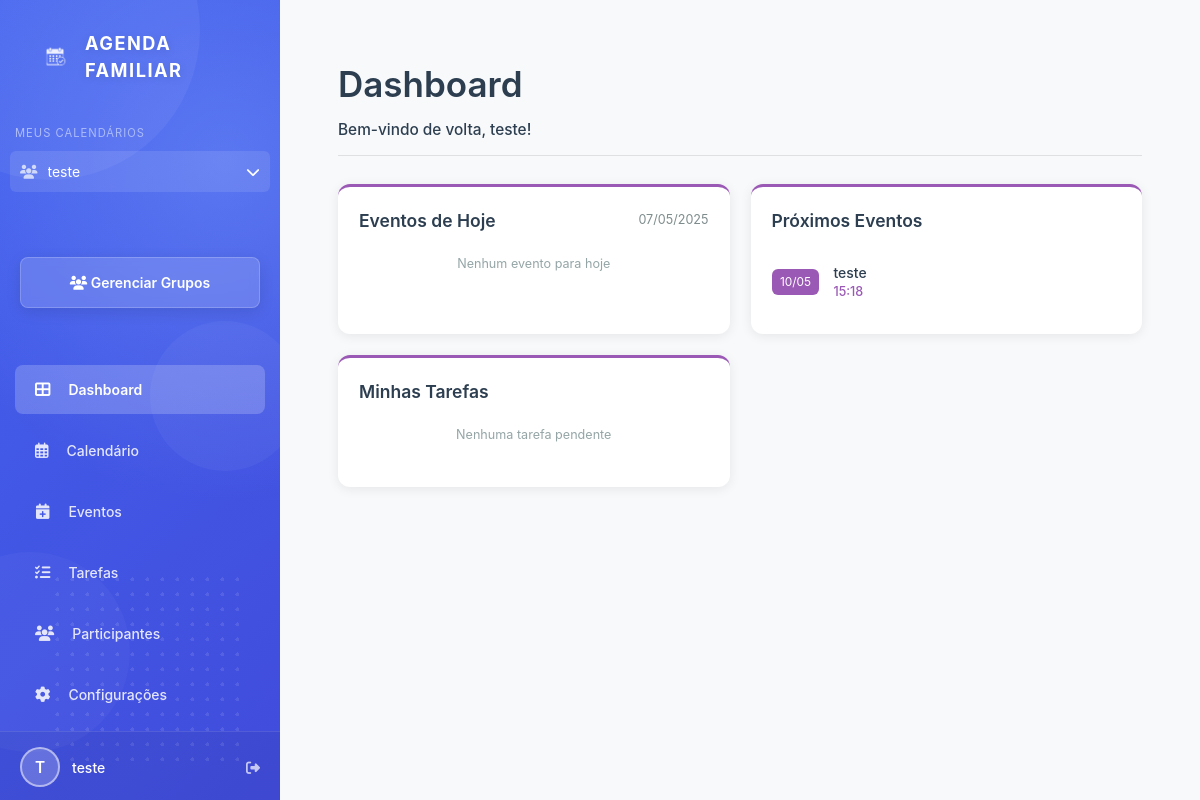
The page /dashboard (signed in) on the database its author committed.
### backend/models/models.py (models this page shows, shortened)
class Family(db.Model):
    id = db.Column(db.Integer, primary_key=True)
    name = db.Column(db.String(100), nullable=False)
    created_at = db.Column(db.DateTime, nullable=False, default=datetime.utcnow)
    admin_id = db.Column(db.Integer, db.ForeignKey('user.id'), nullable=False)
    events = db.relationship('Event', backref='family', lazy=True)
    admins = db.relationship('User', secondary=family_admins, backref='admin_families')

class User(db.Model, UserMixin):
    id = db.Column(db.Integer, primary_key=True)
    username = db.Column(db.String(50), nullable=False)
    email = db.Column(db.String(120), unique=True, nullable=False)
    password = db.Column(db.String(150), nullable=False)
    active_family_id = db.Column(db.Integer, db.ForeignKey('family.id'), nullable=True)
    events = db.relationship('Event', backref='creator', lazy=True)
    families = db.relationship('Family', secondary=user_families,
                              backref=db.backref('members', lazy='dynamic'),
                              lazy='dynamic')
    active_family = db.relationship('Family', foreign_keys=[active_family_id])

class Event(db.Model):
    id = db.Column(db.Integer, primary_key=True)
    title = db.Column(db.String(100), nullable=False)
    description = db.Column(db.Text, nullable=True)
    start_time = db.Column(db.DateTime, nullable=False)
    end_time = db.Column(db.DateTime, nullable=False)
    created_at = db.Column(db.DateTime, nullable=False, default=datetime.utcnow)
    user_id = db.Column(db.Integer, db.ForeignKey('user.id'), nullable=False)
    family_id = db.Column(db.Integer, db.ForeignKey('family.id'), nullable=False)

### backend/routes/routes.py (the view)
@main.route('/dashboard')
@login_required
def dashboard():
    if not current_user.active_family_id:
        return redirect(url_for('main.family_options'))
    today = date.today()
    today_start = datetime.combine(today, datetime.min.time())
    today_end = datetime.combine(today, datetime.max.time())
    todays_events = Event.query.filter_by(family_id=current_user.active_family_id).filter(
        Event.start_time.between(today_start, today_end)
    ).all()
    week_end = today_start + timedelta(days=7)
    upcoming_events = Event.query.filter_by(family_id=current_user.active_family_id).filter(
        Event.start_time.between(today_start, week_end)
    ).order_by(Event.start_time).all()
    my_tasks = Task.query.filter_by(
        assigned_to_id=current_user.id,
        completed=False,
        family_id=current_user.active_family_id
    ).order_by(Task.due_date).all()
    family_tasks = Task.query.filter_by(
        family_id=current_user.active_family_id,
        completed=False
    ).filter(Task.assigned_to_id != current_user.id).order_by(Task.due_date).all()
    active_family = Family.query.get(current_user.active_family_id)
    family_members = active_family.members.all()
    return render_template('dashboard/dashboard.html',
                          today=today,
                          todays_events=todays_events,
                          upcoming_events=upcoming_events,
                          my_tasks=my_tasks,
                          family_tasks=family_tasks,
                          family_members=family_members)

### backend/__init__.py (called while the page is built)
def create_app():
    load_dotenv()
    app = Flask(__name__,
                template_folder='../frontend/templates',
                static_folder='../frontend/static')
    app.config['SECRET_KEY'] = os.environ.get('SECRET_KEY', 'default-secret-key')
    app.config['SQLALCHEMY_DATABASE_URI'] = 'sqlite:///calendario.db'
    app.config['SQLALCHEMY_TRACK_MODIFICATIONS'] = False
    db.init_app(app)
    login_manager.init_app(app)
    csrf.init_app(app)
    with app.app_context():
        from backend.routes.routes import main
        app.register_blueprint(main)
    @app.context_processor
    def inject_now():
        return {'now': datetime.utcnow()}
    return app

### backend/models/models.py (called while the page is built)
@login_manager.user_loader
def load_user(user_id):
    return User.query.get(int(user_id))

### frontend/templates/dashboard/dashboard.html (shortened to what this page needs)
{% extends "layout/app_layout.html" %}
{% block styles %}
<link rel="stylesheet" href="{{ url_for('static', filename='css/dashboard.css') }}">
{% endblock %}
{% block content %}
<div class="dashboard-container">
    <div class="dashboard-header">
        <h1>Dashboard</h1>
        <p class="welcome-text">Bem-vindo de volta, {{ current_user.username }}!</p>
    </div>
    <div class="dashboard-grid">
        <div class="dashboard-card today-events">
            <div class="card-header">
                <h2>Eventos de Hoje</h2>
                <span class="date">{{ today.strftime('%d/%m/%Y') }}</span>
            </div>
            {% if todays_events %}
                <ul class="events-list">
                    {% for event in todays_events %}
                        <li class="event-item">
                            <span class="event-time">{{ event.start_time.strftime('%H:%M') }}</span>
                            <span class="event-title">{{ event.title }}</span>
                        </li>
                    {% endfor %}
                </ul>
            {% else %}
                <p class="empty-state">Nenhum evento para hoje</p>
            {% endif %}
        </div>
        <div class="dashboard-card upcoming-events">
            <div class="card-header">
                <h2>Próximos Eventos</h2>
            </div>
            {% if upcoming_events %}
                <ul class="events-list">
                    {% for event in upcoming_events %}
                        <li class="event-item">
                            <div class="event-date">{{ event.start_time.strftime('%d/%m') }}</div>
                            <div class="event-info">
                                <span class="event-title">{{ event.title }}</span>
                                <span class="event-time">{{ event.start_time.strftime('%H:%M') }}</span>
                            </div>
                        </li>
                    {% endfor %}
                </ul>
            {% else %}
                <p class="empty-state">Nenhum evento próximo</p>
            {% endif %}
        </div>
        <div class="dashboard-card my-tasks">
            <div class="card-header">
                <h2>Minhas Tarefas</h2>
            </div>
            {% if my_tasks %}
                <ul class="tasks-list">
                    {% for task in my_tasks %}
                        <li class="task-item">
                            <div class="task-status">
                                <input type="checkbox" {% if task.completed %}checked{% endif %}>
                            </div>
                            <div class="task-info">
                                <span class="task-title">{{ task.title }}</span>
                                {% if task.due_date %}
                                    <span class="task-due">Vence em: {{ task.due_date.strftime('%d/%m') }}</span>
                                {% endif %}
                            </div>
                        </li>
                    {% endfor %}
                </ul>
            {% else %}
                <p class="empty-state">Nenhuma tarefa pendente</p>
            {% endif %}
        </div>
    </div>
</div>
{% endblock %}

### frontend/templates/layout/app_layout.html (shortened to what this page needs)
<!DOCTYPE html>
<html lang="pt-br">
<head>
    <link rel="stylesheet" href="{{ url_for('static', filename='css/app_styles.css') }}">
    <link rel="stylesheet" href="https://cdnjs.cloudflare.com/ajax/libs/font-awesome/6.4.0/css/all.min.css">
    {% block styles %}{% endblock %}
</head>
<body>
    <div class="app-container">
        <div class="sidebar">
            <div class="circle-decoration circle-1"></div>
            <div class="circle-decoration circle-2"></div>
            <div class="circle-decoration circle-3"></div>
            <div class="dot-pattern"></div>
            <div class="header-logo">
                <img src="{{ url_for('static', filename='images/calendario.png') }}" alt="Calendário" class="logo-image">
                <div class="logo-text">AGENDA FAMILIAR</div>
            </div>
            <div class="families-list">
                <div class="families-header">Meus Calendários</div>
                {% if current_user.families.all() %}
                    <div class="calendar-dropdown">
                        <div class="calendar-dropdown-header" onclick="toggleCalendarDropdown()">
                            <div style="display: flex; align-items: center;">
                                <i class="fas fa-users family-icon"></i>
                                <div class="family-name">
                                    {% if current_user.active_family %}
                                        {{ current_user.active_family.name }}
                                    {% else %}
                                        Selecione um calendário
                                    {% endif %}
                                </div>
                            </div>
                            <i class="fas fa-chevron-down"></i>
                        </div>
                    </div>
                {% else %}
                    <div class="family-item">
                        <i class="fas fa-exclamation-circle family-icon"></i>
                        <div class="family-name">Nenhum calendário</div>
                    </div>
                {% endif %}
            </div>
            <a href="{{ url_for('main.family_options') }}" class="new-calendar-btn">
                <i class="fas fa-users"></i> Gerenciar Grupos
            </a>
            {% if current_user.active_family_id %}
                <nav class="nav-menu">
                    <a href="{{ url_for('main.dashboard') }}" class="nav-item {% if request.endpoint == 'main.dashboard' %}active{% endif %}">
                        <i class="fas fa-th-large"></i> Dashboard
                    </a>
                    <a href="{{ url_for('main.calendar') }}" class="nav-item {% if request.endpoint == 'main.calendar' %}active{% endif %}">
                        <i class="far fa-calendar-alt"></i> Calendário
                    </a>
                    <a href="{{ url_for('main.events') }}" class="nav-item {% if request.endpoint == 'main.events' or request.endpoint == 'main.new_event' or request.endpoint == 'main.edit_event' %}active{% endif %}">
                        <i class="fas fa-calendar-plus"></i> Eventos
                    </a>
                    <a href="{{ url_for('main.tasks') }}" class="nav-item {% if request.endpoint == 'main.tasks' %}active{% endif %}">
                        <i class="fas fa-tasks"></i> Tarefas
                    </a>
                    <a href="{{ url_for('main.family_members') }}" class="nav-item {% if request.endpoint == 'main.family_members' %}active{% endif %}">
                        <i class="fas fa-users"></i> Participantes
                    </a>
                    {% if current_user.active_family and current_user in current_user.active_family.admins %}
                        <a href="{{ url_for('main.settings') }}" class="nav-item {% if request.endpoint == 'main.settings' %}active{% endif %}">
                            <i class="fas fa-cog"></i> Configurações
                        </a>
                    {% endif %}
                </nav>
            {% endif %}
            <div class="user-profile" onclick="openEditProfileModal()">
                <div class="avatar">
                    {{ current_user.username|first|upper }}
                </div>
                <span>{{ current_user.username }}</span>
                <a href="{{ url_for('main.logout') }}" style="margin-left: auto;" onclick="event.stopPropagation();">
                    <i class="fas fa-sign-out-alt"></i>
                </a>
            </div>
        </div>
        <div class="main-content">
            {% block content %}{% endblock %}
        </div>
    </div>
</body>
</html>

### frontend/static/css/app_styles.css (style rules this page uses)
* { box-sizing: border-box; transition: all 0.2s ease; margin: 0; padding: 0; }
body, html { font-family: 'Poppins', sans-serif; background-color: #f8f9fa; height: 100%; margin: 0; padding: 0; color: #444; }
.app-container { display: flex; min-height: 100vh; box-shadow: 0 10px 40px -10px rgba(0, 0, 0, 0.15); overflow: hidden; }
.sidebar { width: 280px; background: linear-gradient(135deg, #4361ee 0%, #3f37c9 100%); color: white; display: flex; flex-direction: column; padding: 0; position: relative; overflow: hidden; animation: gradientAnimation 15s ease infinite; background-size: 200% 200%; z-index: 10; }
.sidebar::before { content: ''; position: absolute; top: 0; left: 0; width: 100%; height: 100%; background: radial-gradient(circle at 80% 20%, rgba(126, 163, 255, 0.4) 0%, rgba(67, 97, 238, 0) 50%); z-index: 0; }
.new-calendar-btn { margin: 20px; padding: 14px; background-color: rgba(255, 255, 255, 0.15); color: white; border: 1px solid rgba(255, 255, 255, 0.2); border-radius: 8px; text-align: center; text-decoration: none; font-weight: 600; cursor: pointer; backdrop-filter: blur(5px); -webkit-backdrop-filter: blur(5px); box-shadow: 0 4px 15px rgba(0, 0, 0, 0.1); position: relative; z-index: 2; transition: all 0.3s ease; }
.nav-menu { margin-top: 25px; position: relative; z-index: 2; }
.nav-item { display: flex; align-items: center; padding: 14px 20px; margin: 12px 15px; border-radius: 8px; color: rgba(255, 255, 255, 0.85); text-decoration: none; transition: all 0.3s ease; font-weight: 500; }
.nav-item.active { background-color: rgba(255, 255, 255, 0.2); color: white; font-weight: 600; }
.nav-item i { margin-right: 18px; font-size: 1.1rem; }
.user-profile { margin-top: auto; padding: 15px 20px; display: flex; align-items: center; border-top: 1px solid rgba(255, 255, 255, 0.1); background-color: rgba(0, 0, 0, 0.05); position: relative; z-index: 2; }
.avatar { width: 40px; height: 40px; border-radius: 50%; background-color: rgba(255, 255, 255, 0.2); border: 2px solid rgba(255, 255, 255, 0.5); color: white; display: flex; align-items: center; justify-content: center; font-weight: 600; font-size: 1.1rem; margin-right: 12px; }
.user-profile span { font-weight: 500; white-space: nowrap; overflow: hidden; text-overflow: ellipsis; }
.user-profile a { margin-left: auto; color: rgba(255, 255, 255, 0.7); transition: all 0.3s ease; }
.circle-decoration { position: absolute; border-radius: 50%; z-index: 0; transition: all 0.5s ease; }
.circle-1 { width: 300px; height: 300px; background-color: rgba(255, 255, 255, 0.05); top: -120px; left: -100px; animation: pulse 8s infinite alternate; }
.circle-2 { width: 200px; height: 200px; background-color: rgba(255, 255, 255, 0.03); bottom: 50px; left: -70px; animation: pulse 12s infinite alternate-reverse; }
.circle-3 { width: 150px; height: 150px; background-color: rgba(255, 255, 255, 0.04); top: 40%; right: -20px; animation: pulse 7s infinite alternate; }
.dot-pattern { position: absolute; bottom: 30px; right: 30px; width: 200px; height: 200px; background-image: radial-gradient(#ffffff33 2px, transparent 2px); background-size: 15px 15px; z-index: 1; border-radius: 20px; opacity: 0.5; }
.main-content { flex: 1; background-color: #f8f9fa; padding: 30px; overflow-y: auto; position: relative; }
.header-logo { display: flex; align-items: center; padding: 30px 40px 15px; position: relative; z-index: 2; }
.logo-image { height: 30px; margin-right: 15px; filter: brightness(0) invert(1); opacity: 0.9; }
.logo-text { color: white; font-weight: 700; font-size: 1.3rem; letter-spacing: 1.5px; text-shadow: 0 2px 10px rgba(0, 0, 0, 0.1); }

### rows shown on the page
Family: active_family.name "teste"
User: username|first "T", username "teste"
Event: start_time "10/05", title "teste", start_time "15:18"
